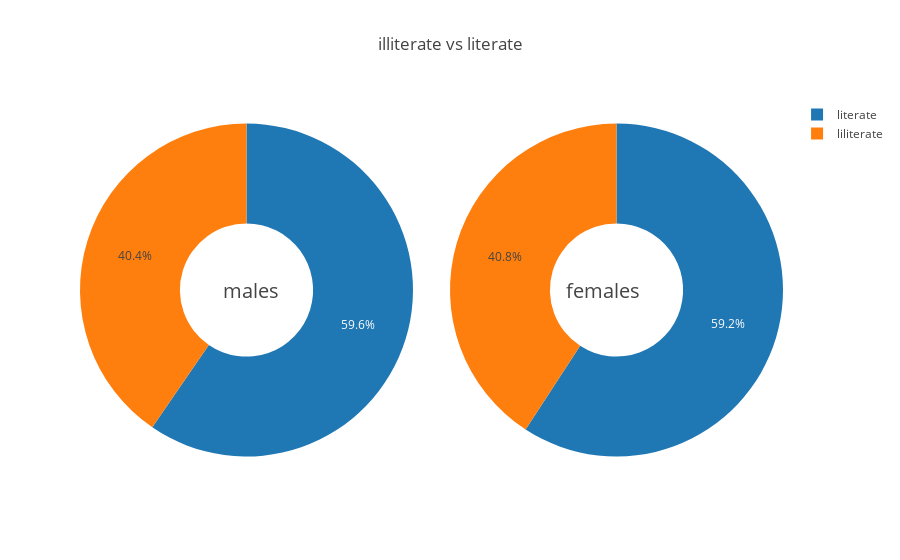

Notebook code for this chart:
### Code cell
p1 = (df_basics_hh['hh_lit_female'].sum()*100)/df_basics_hh['hh_female'].sum() # female literate
p2 = (df_basics_hh['hh_lit_male'].sum()*100)/df_basics_hh['hh_male'].sum() # male literate

p11 = 100 - p1
p22 = 100 - p2 


fig = {
  "data": [
    {
      "values": [p1, p11],
      "labels": [
        "literate",
        "liliterate"
      ],
      "domain": {"column": 0},
      "hoverinfo":"label+percent",
      "hole": .4,
      "type": "pie"
    },
    {
      "values": [p2, p22],
      "labels": [
        "literate",
        "liliterate"
      ],
      "textposition":"inside",
      "domain": {"column": 1},
      "hoverinfo":"label+percent",
      "hole": .4,
      "type": "pie"
    }],
  "layout": {
        "title":"Percentage of Illiterates vs Literates",
        "grid": {"rows": 1, "columns": 2},
        "annotations": [
            {
                "font": {
                    "size": 20
                },
                "showarrow": False,
                "text": "males",
                "x": 0.20,
                "y": 0.5
            },
            {
                "font": {
                    "size": 20
                },
                "showarrow": False,
                "text": "females",
                "x": 0.8,
                "y": 0.5
            }
        ]
    }
}
py.offline.iplot(fig, filename='donut')

### Figure 1 — Plotly figure (JSON) as saved in the notebook; plotly's stock layout.template omitted (floating-point values rounded to 4 significant figures)
{"data": [{"domain": {"column": 0}, "hole": 0.4, "hoverinfo": "label+percent", "labels": ["literate", "liliterate"], "type": "pie", "uid": "ffd15723-2308-4428-8b57-3eb9d0ca53ab", "values": [59.57, 40.43]}, {"domain": {"column": 1}, "hole": 0.4, "hoverinfo": "label+percent", "labels": ["literate", "liliterate"], "textposition": "inside", "type": "pie", "uid": "414daed0-f3fc-4e9a-88c8-8e05205b6a8b", "values": [59.19, 40.81]}], "layout": {"annotations": [{"font": {"size": 20}, "showarrow": false, "text": "males", "x": 0.2, "y": 0.5}, {"font": {"size": 20}, "showarrow": false, "text": "females", "x": 0.8, "y": 0.5}], "grid": {"columns": 2, "rows": 1}, "title": {"text": "illiterate vs literate"}}}
